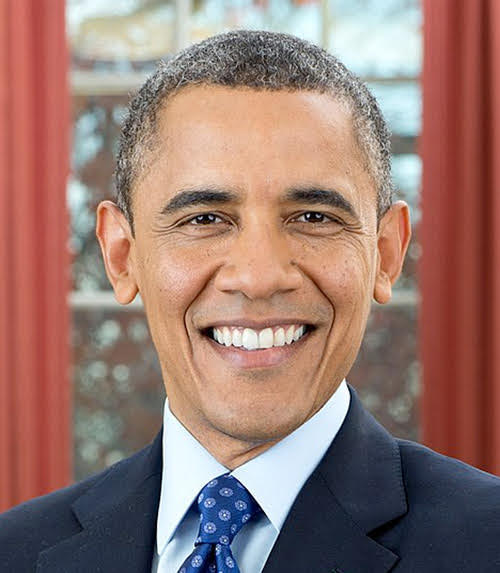
//> input picture images/2.jpg, 500 x 573 px
$ ./sketchandcartoonfilter   (built with g++ and OpenCV 4)
//> lines starting //> are read from the running program, lines starting //| are printed output that depends on the picture
//> further down, image is the input picture: 573 rows x 500 cols, CV_8UC3; mean B, G, R 113.1, 120.6, 151.9
#include <opencv2/opencv.hpp>
#include <opencv2/core.hpp>
#include <opencv2/imgcodecs.hpp>
#include <vector>

using namespace std;
using namespace cv;

/*
    implementing cartoon filter and sketch filter using gradient
    Cartoon filter:
    the gray scale image is differenciated to find get an outline border
    gradient provides the change from one pixel to the next.
    obtain the inverse of the diffentiated image

    the bgr image is gaussian blurred to get an even toned image

    merge the two images to obtain the final cartoonified image

    Sketch image:
    Involves the differentiation part mentioned above
*/
Mat cartoonification(Mat image){

    Mat cartoonImage;
    Mat sketch;
    cvtColor(image,sketch,COLOR_BGR2GRAY);
    GaussianBlur(sketch,sketch,Size(3,3),0);
    Laplacian(sketch,sketch,CV_8U,1,13);
    sketch=255-sketch;
    threshold(sketch,sketch,195,255,THRESH_BINARY);

    vector<Mat> sketches(3);
    sketches[0]=sketch;
    sketches[1]=sketch;
    sketches[2]=sketch;
    Mat finalsketch;
    merge(sketches,finalsketch);
    bitwise_and(finalsketch,image,cartoonImage);

    return cartoonImage;

}


Mat pencilSketch(Mat image){

    Mat pencilSketchImage;
    Mat sketch;
    cvtColor(image,sketch,COLOR_BGR2GRAY);
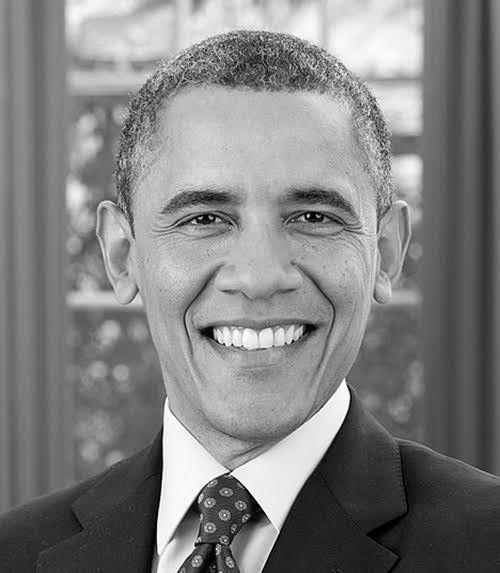
//> sketch: 573 rows x 500 cols, CV_8UC1; min 0, max 255, mean 129.1
    GaussianBlur(sketch,sketch,Size(3,3),0);
    Laplacian(sketch,sketch,CV_8U,1,13);
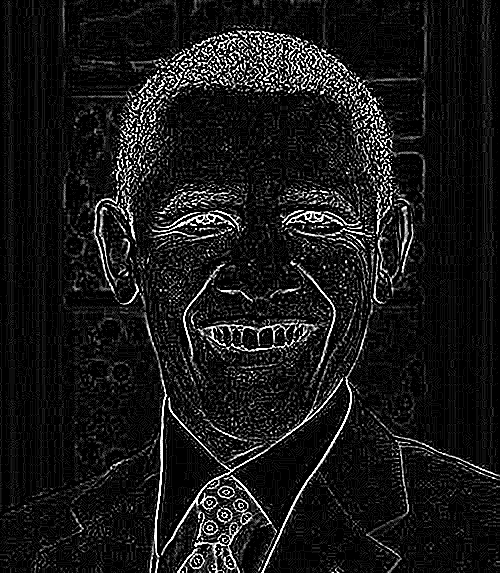
//> sketch: 573 rows x 500 cols, CV_8UC1; min 0, max 255, mean 24.4
    /// YOUR CODE HERE
    sketch=255-sketch;
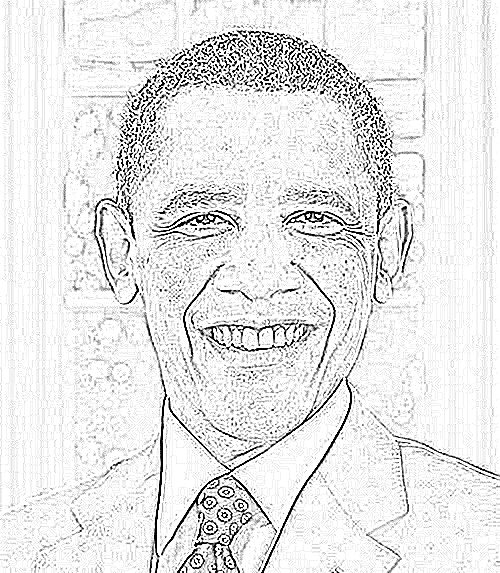
//> sketch: 573 rows x 500 cols, CV_8UC1; min 0, max 255, mean 230.6
    threshold(sketch,pencilSketchImage,195,255,THRESH_BINARY);
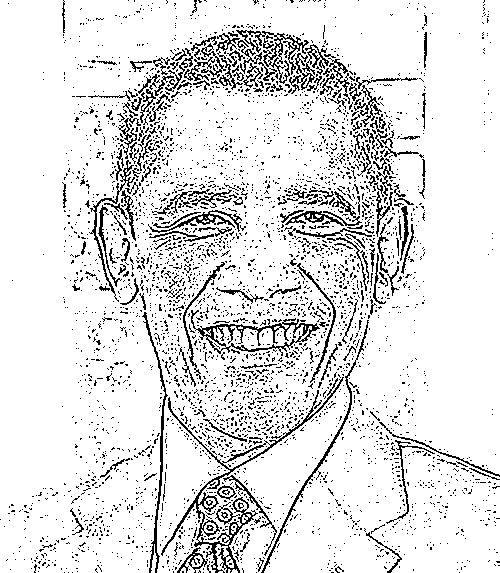
//> pencilSketchImage: 573 rows x 500 cols, CV_8UC1; 88.5% white; black in thin lines or dots

    return pencilSketchImage;
}


int main(int argc, char *argv[]){
    Mat image=imread("./images/2.jpg");
    Mat pencilimage=pencilSketch(image);
    imwrite("./images/pencilsketch.jpg",pencilimage);
//> (the run ends here: the program needs code that is not available in this run, at `Mat cartoonimage=cartoonify(image);`)

$ run again, with images/3.jpg copied over images/2.jpg
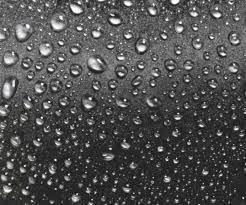
//> input picture images/3.jpg, 246 x 205 px
//> image is the input picture: 205 rows x 246 cols, CV_8UC3; mean B, G, R 79.4, 79.5, 79.4
//> in pencilSketch, `sketch=255-sketch;`:
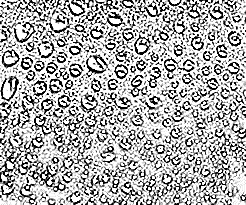
//> sketch: 205 rows x 246 cols, CV_8UC1; min 0, max 255, mean 173.2
//> in pencilSketch, `threshold(sketch,pencilSketchImage,195,255,THRESH_BINARY);`:
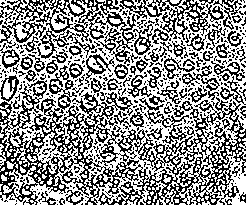
//> pencilSketchImage: 205 rows x 246 cols, CV_8UC1; 56.6% white; black in thin lines or dots

$ run again, with images/cartoon.jpg copied over images/2.jpg
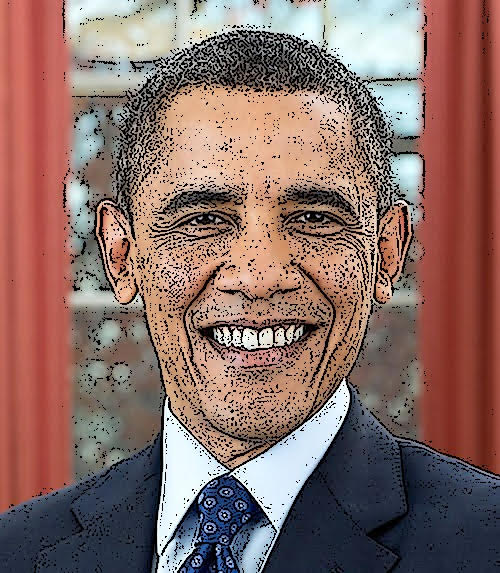
//> input picture images/cartoon.jpg, 500 x 573 px
//> image is the input picture: 573 rows x 500 cols, CV_8UC3; mean B, G, R 103.7, 109.2, 137.9
//> in pencilSketch, `Laplacian(sketch,sketch,CV_8U,1,13);`:
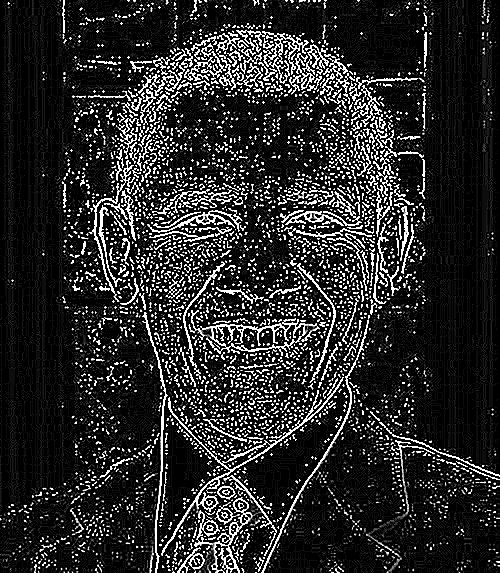
//> sketch: 573 rows x 500 cols, CV_8UC1; min 0, max 255, mean 41.3
//> in pencilSketch, `threshold(sketch,pencilSketchImage,195,255,THRESH_BINARY);`:
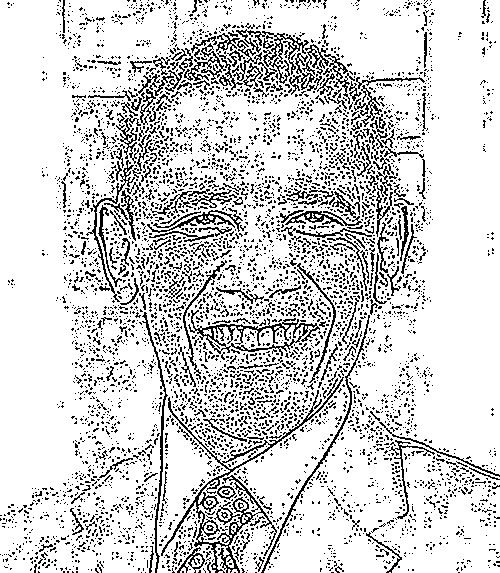
//> pencilSketchImage: 573 rows x 500 cols, CV_8UC1; 83.1% white; black in thin lines or dots
